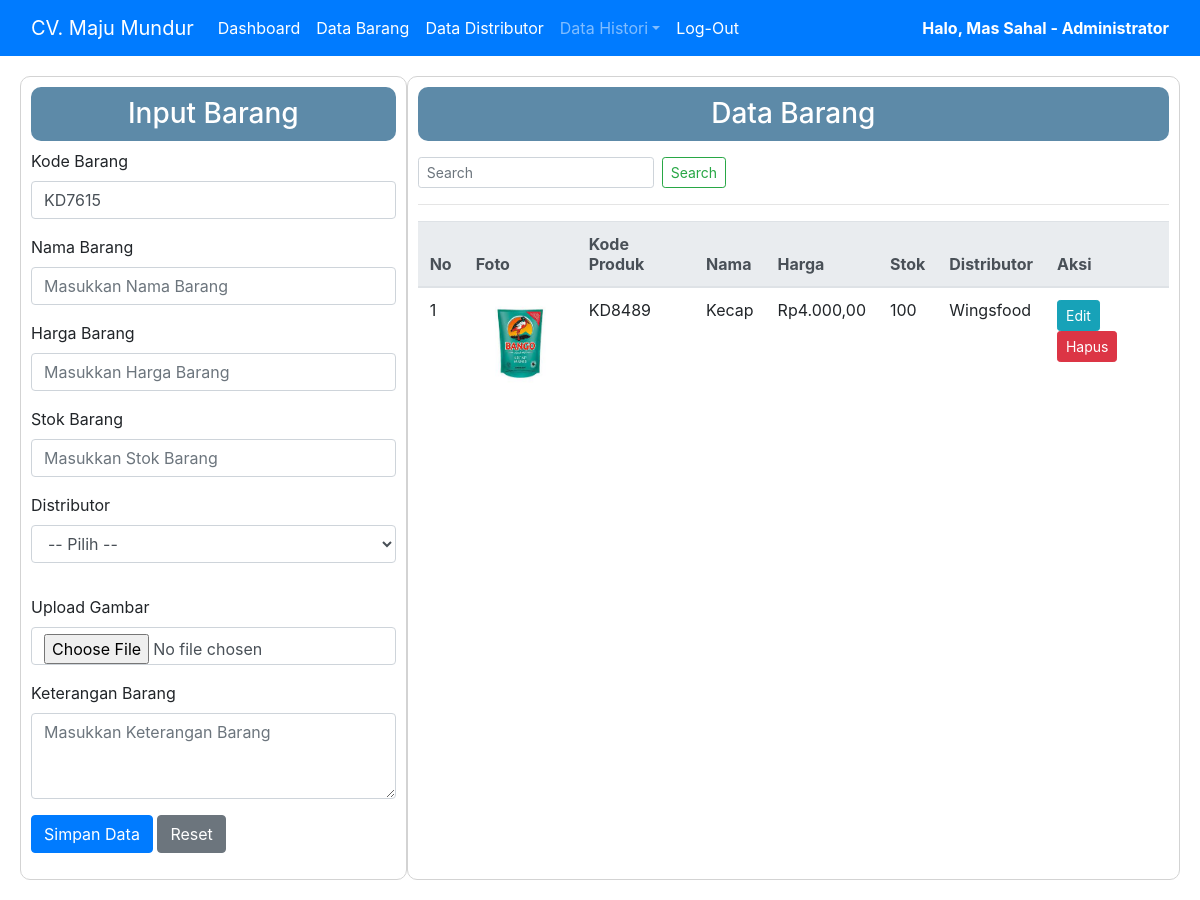
Page /views/administrator/data_barang.php (signed in) on the committed database.
### tables this page shows
CREATE TABLE `tbl_barang` (
  `kd_barang` varchar(15) NOT NULL,
  `nm_barang` varchar(40) NOT NULL,
  `harga` double NOT NULL,
  `stok` int(11) NOT NULL,
  `distributor` varchar(40) NOT NULL,
  `ket` text NOT NULL,
  `foto` text NOT NULL
);

CREATE TABLE `tbl_distributor` (
  `kd_distributor` varchar(15) NOT NULL,
  `nm_distributor` varchar(40) NOT NULL,
  `alamat` text NOT NULL,
  `nohp` varchar(15) NOT NULL,
  `pemilik` varchar(30) NOT NULL,
  `tipe_produk` varchar(40) NOT NULL
);

### model/database.php (called while the page is built, shortened)
<?php
class database
{
    var $host = "localhost";
    var $user = "root";
    var $pass = "root";
    var $db   = "toko";
    var $koneksi = "";
    function __construct()
    {
        $this->koneksi = mysqli_connect($this->host, $this->user, $this->pass, $this->db);
    }
    function data_barang($cari = false)
    {
        if ($cari) {
            $cari = $_POST['cari'];
            $query = "SELECT * FROM tbl_barang JOIN tbl_distributor ON tbl_barang.distributor=tbl_distributor.kd_distributor WHERE tbl_barang.kd_barang LIKE '%" . $cari . "%' OR tbl_barang.nm_barang LIKE '%" . $cari . "%'";
        } else {
            $query = "SELECT * FROM tbl_barang JOIN tbl_distributor ON tbl_barang.distributor=tbl_distributor.kd_distributor";
        }
        $data_barang = mysqli_query($this->koneksi, $query);
        while ($row = mysqli_fetch_array($data_barang)) {
            $hasil[] = $row;
        }
        return $data_barang;
    }
    function rupiah($rupiah)
    {
        return "Rp" . number_format($rupiah, 2, ",", ".");
    }
};

### views/administrator/data_barang.php (the view, shortened to what this page needs)
<?php
class dashboard
{
    function __construct()
    {
        include "menu.php";
    }
}
include('../../model/database.php');
$db = new database();
if (isset($_POST['cari'])) {
    $data_barang = $db->data_barang($_POST['cari']);
} else {
    $data_barang = $db->data_barang();
}
?>
<!doctype html>
<html lang="en">
<head>
    <link rel="stylesheet" href="../../css/bootstrap.min.css">
</head>
<body>
    <div class="row" style="margin: 20px;">
        <?php include('form_barang.php'); ?>
        <div class="col-8" style="border: 1px solid lightgray; border-radius: 10px; padding: 10px;">
            <h3 style="text-align: center; background-color: #5D8AA8; border-radius: 10px; color: white; padding: 10px;">Data Barang</h3>
            <div class="table-responsive">
                <form class="form-inline my-2" method="POST" action="data_barang.php">
                    <input class="form-control form-control-sm mr-sm-2" type="text" placeholder="Search" aria-label="Search" name="cari">
                    <button class="btn btn-sm btn-outline-success my-2 my-sm-0" type="submit">Search</button>
                </form>
                <hr>
                <table class="table table-stripped table-hover">
                    <thead class="thead-light">
                        <tr>
                            <th scope="col">No</th>
                            <th scope="col">Foto</th>
                            <th scope="col">Kode Produk</th>
                            <th scope="col">Nama</th>
                            <th scope="col">Harga</th>
                            <th scope="col">Stok</th>
                            <th scope="col">Distributor</th>
                            <th scope="col">Aksi</th>
                        </tr>
                    </thead>
                    <tbody>
                        <?php
                        $no = 0;
                        foreach ($data_barang as $row) {;
                        ?>
                            <tr>
                                <td><?= $no += 1; ?></td>
                                <td>
                                    <a href="#">
                                        <img src="dokumen/<?= $row['foto']; ?>" alt="<?= $row['foto']; ?>" class="img-fluid" width="100px">
                                    </a>
                                </td>
                                <td><?= $row['kd_barang']; ?></td>
                                <td><?= $row['nm_barang']; ?></td>
                                <td class="text-right"><?= $db->rupiah($row['harga']); ?></td>
                                <td class=" <?= $row['stok'] < 10 ? 'text-danger font-weight-bold' : ''; ?>"><?= $row['stok']; ?></td>
                                <td><?= $row['nm_distributor']; ?></td>
                                <td>
                                    <a name="" id="" class="btn btn-sm btn-info" href="data_barang.php?edit=update&&id=<?= $row['kd_barang']; ?>" role="button">Edit</a>
                                    <a name="" id="" class="btn btn-sm btn-danger" href="../../process/proces_barang.php?aksi=delete&&id=<?= $row['kd_barang']; ?>" onclick="return confirm('Yakin ingin menghapus <?= $row['nm_barang']; ?> ?')" role="button"><i class="fa fa-trash" aria-hidden="true"></i> Hapus</a>
                                </td>
                            </tr>
                        <?php }; ?>
                    </tbody>
                </table>
            </div>
        </div>
    </div>
</body>
</html>

### rows in the picture
tbl_barang: foto (picture), kd_barang "KD8489", nm_barang "Kecap", harga "Rp4.000,00", stok "100", tbl_distributor.nm_distributor "Wingsfood"

### other values in the picture
$_SESSION['nama'] "Mas Sahal"
$_SESSION['status'] "Administrator"
